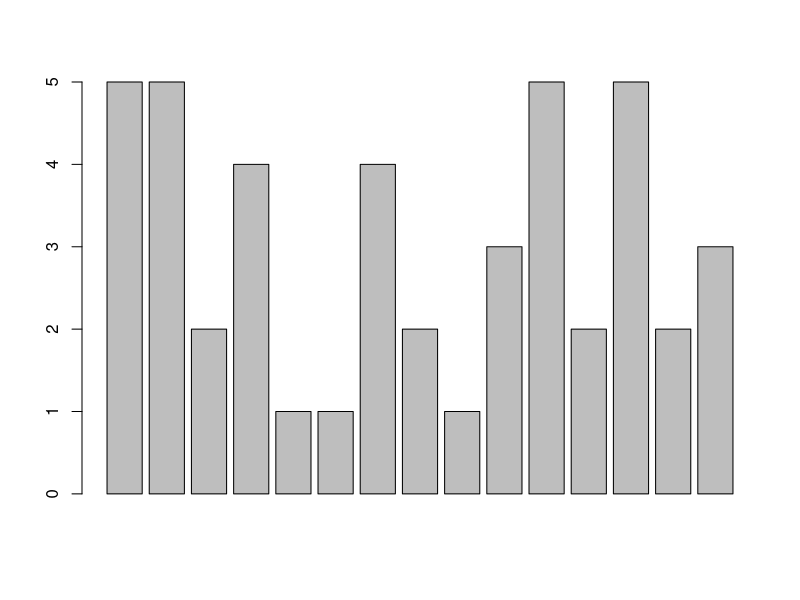
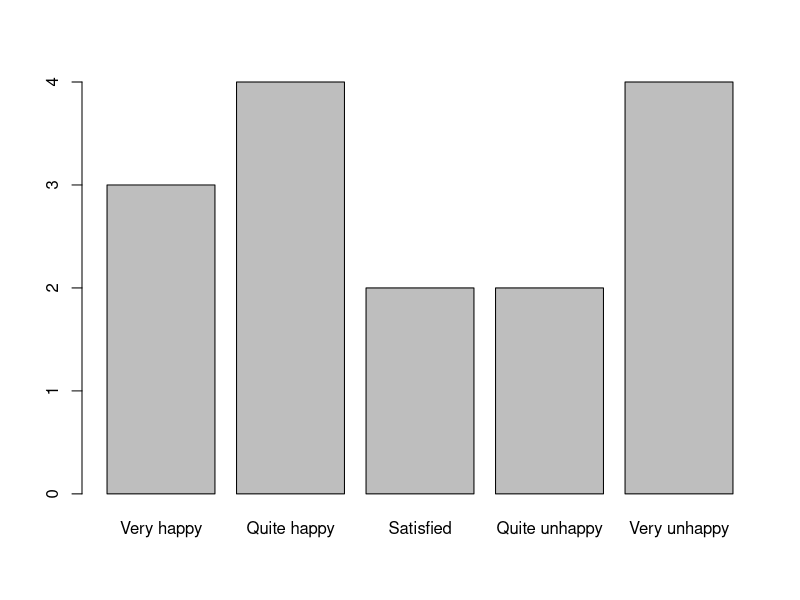
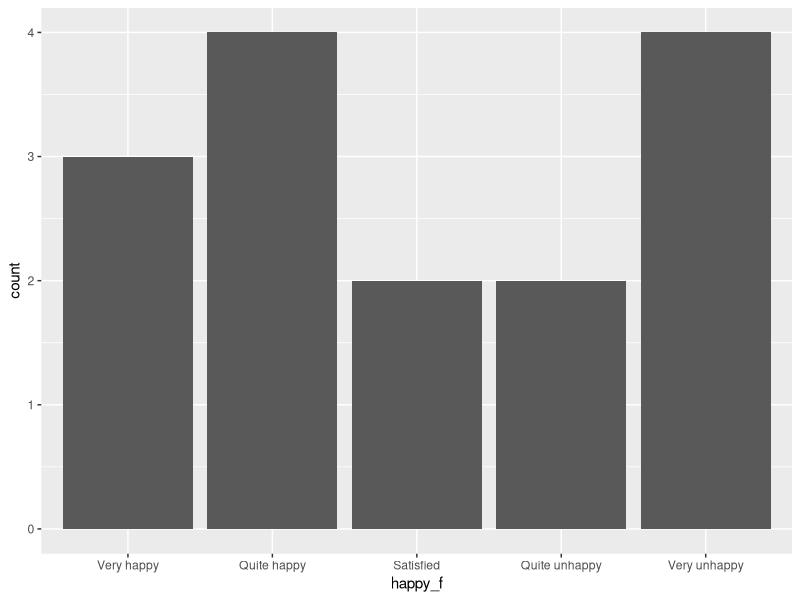
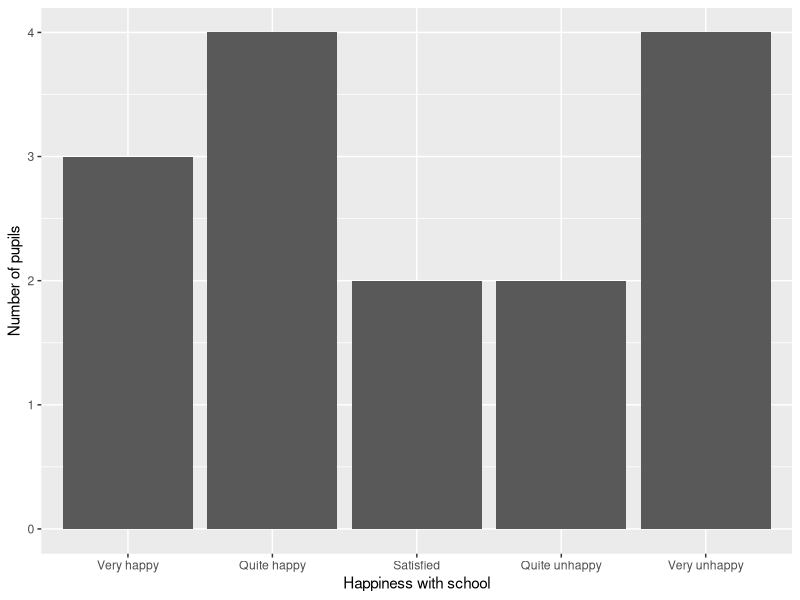
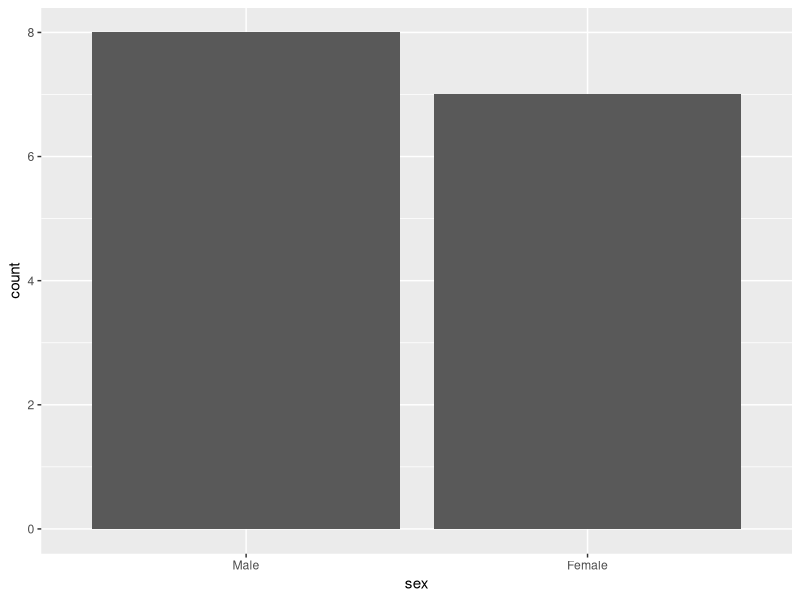
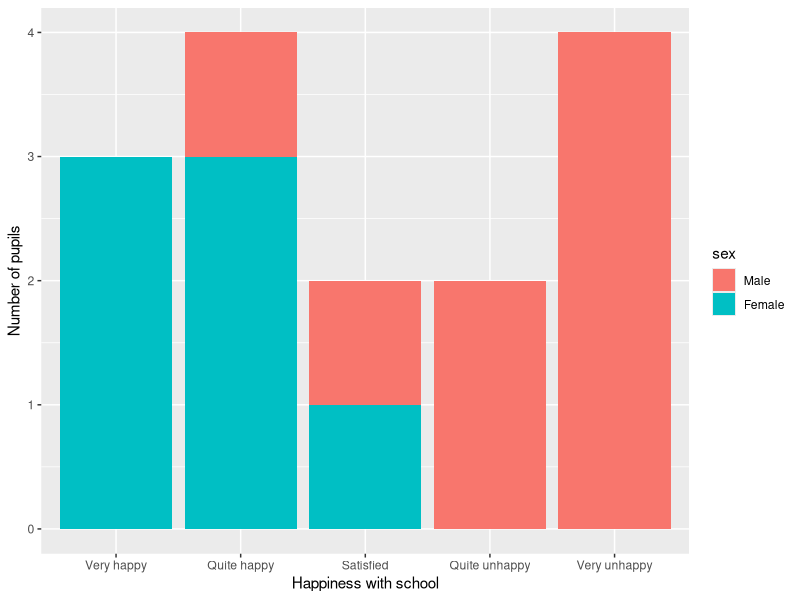
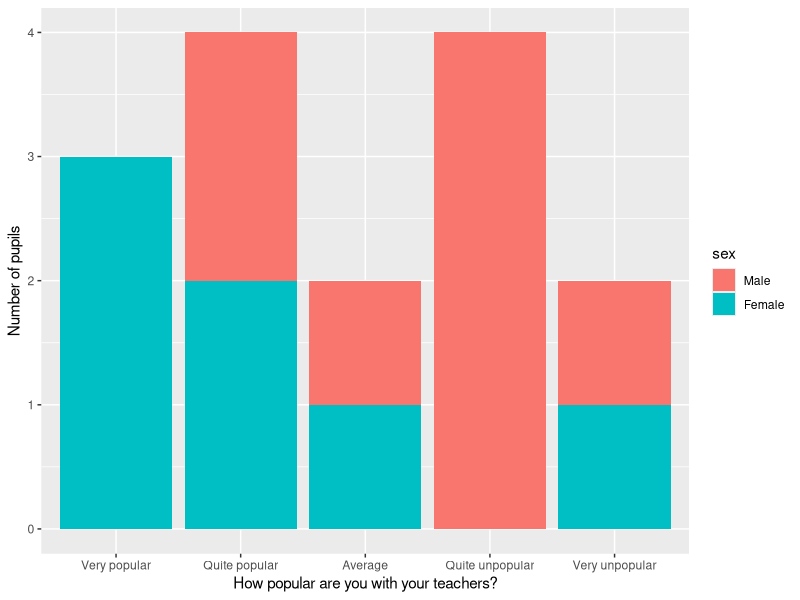
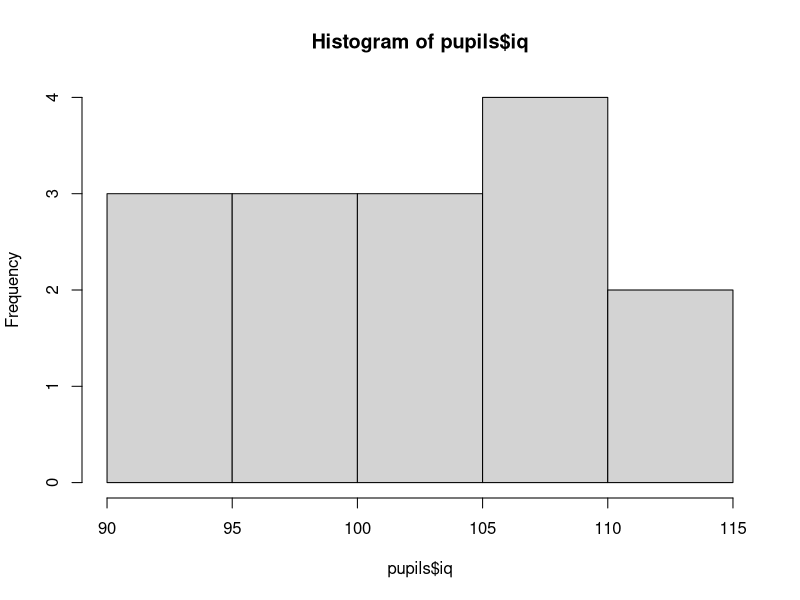

Write R code to recreate these figures, in order.
## ---- chunk 1
c() # function combines objects of the same type (e.g., numbers/strings) into vectors
## ---- chunk 2
pno <- seq(1:15)
## ---- chunk 3
sex <- c(1,1,2,1,2,2,1,2,2,1,1,2,1,1,2)
iq <- c(91,110,107,96,112,109,101,92,115,103,93,106,98,104,99)
happy <- c(5,5,2,4,1,1,4,2,1,3,5,2,5,2,3)
teachers <- c(4,3,2,4,1,5,2,1,3,4,5,1,4,2,2)
friends <- c(3,5,1,4,2,3,3,5,4,4,2,2,3,1,1)
## ---- chunk 4
pupils <- data.frame(pno,sex,iq,happy,teachers,friends)
      # by entering pupils, you are able to see what is in the datafile
pupils
## ---- chunk 5
names(pupils)
## ---- chunk 6
pupils$sex
## ---- chunk 7
factor(pupils$sex, levels=c(1,2), labels=c("Male","Female"))
## ---- chunk 8
pupils$sex <- factor(pupils$sex, levels=c(1,2), labels=c("Male","Female"))
# to view this:
View(pupils)
# if you use the head() FN to call the first few rows of data, there are now labels instead of numbers for the variable sex
head(pupils)
## ---- chunk 9
pupils$happy_f <- factor(pupils$happy, levels = c(1,2,3,4,5),
                         labels = c("Very happy", "Quite happy","Satisfied","Quite unhappy","Very unhappy"))
pupils$teachers_f <- factor(pupils$teachers, levels = c(1,2,3,4,5),
                            labels = c("Very popular", "Quite popular","Average","Quite unpopular","Very unpopular"))
pupils$friends_f <- factor(pupils$friends, levels = c(1,2,3,4,5),
                           labels = c("Very popular", "Quite popular","Average","Quite unpopular","Very unpopular"))
# if you check the dataframe, all of these labels have been assigned:
head(pupils)
## ---- chunk 10
write.csv(pupils, "pupils.csv", row.names=FALSE)
## ---- chunk 11
barplot(pupils$happy)
## ---- chunk 12
table(pupils$happy)
## ---- chunk 13
table(pupils$happy_f)
## ---- chunk 14
barplot(table(pupils$happy_f))
## ---- chunk 15
library(ggplot2)
## ---- chunk 16
# we start creating histograms by referring to variable happy from the df pupils
happyggBar <- ggplot(pupils, aes(happy_f))

# now we tell R to create a barplot from this given data
happyggBar + geom_bar()
## ---- chunk 17
happyggBar + geom_bar() + labs(x="Happiness with school", y="Number of pupils")
## ---- chunk 18
ggplot(pupils, aes(sex)) + geom_bar()
## ---- chunk 19
# we tell r to vary the fill colour of the bars by sex

happyggBar <- ggplot(pupils, aes(happy_f, fill=sex))
happyggBar + geom_bar() + labs(x="Happiness with school", y="Number of pupils")
## ---- chunk 20
happyggBar <- ggplot(pupils, aes(teachers_f, fill=sex))
happyggBar + geom_bar() + labs(x="How popular are you with your teachers?", y="Number of pupils")
## ---- chunk 21
hist(pupils$iq)
## ---- chunk 22
ggplot(pupils, aes(iq)) + geom_histogram()
## ---- chunk 23
ggplot(pupils, aes(iq)) + geom_histogram(binwidth=6)
## ---- chunk 24
boxplot(pupils$iq)
## ---- chunk 25
happyggBox <- ggplot(pupils, aes(sex, iq))
happyggBox + geom_boxplot()
## ---- chunk 26
pupils_rated <- pupils[ ,c("happy", "teachers", "friends")]
head(pupils_rated)
## ---- chunk 27
pupils_Female <- pupils[pupils$sex=="Female", ]
pupils_Female
## ---- chunk 28
pupils_new <- pupils[pupils$iq>100 ,c("iq","sex","happy")]
pupils_new
